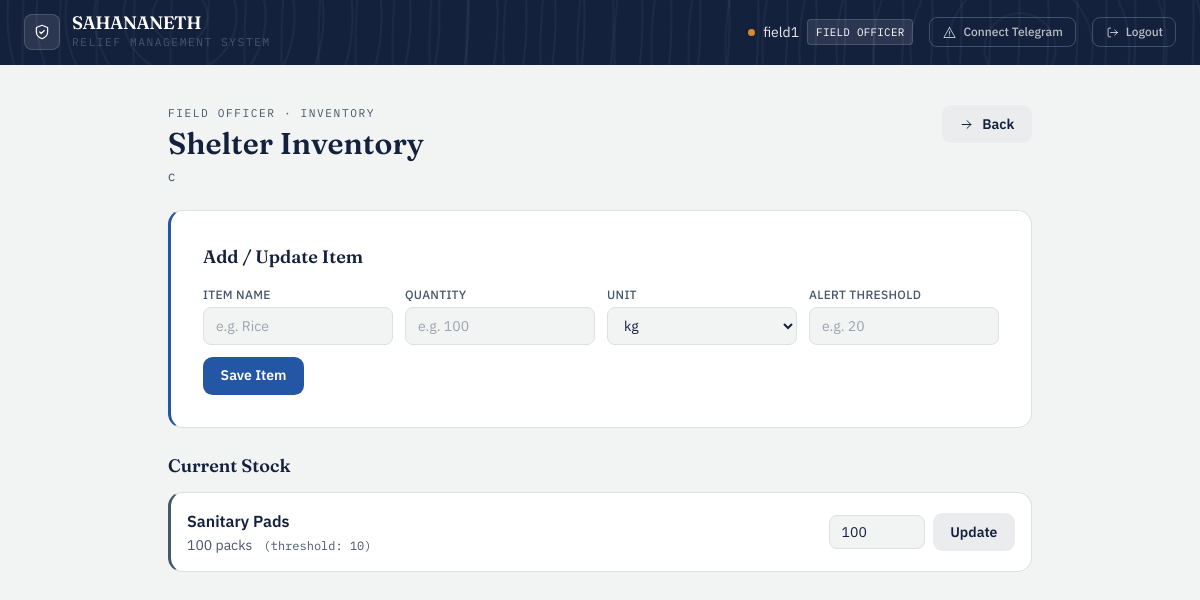
/field/shelter/1/inventory (signed in), run on the app's committed database.
### app/models/user.py (models this page shows, shortened)
class User(UserMixin, db.Model):
    __tablename__ = 'users'
    id = db.Column(db.Integer, primary_key=True)
    username = db.Column(db.String(80), unique=True, nullable=False)
    full_name = db.Column(db.String(150), nullable=True)
    password_hash = db.Column(db.String(256), nullable=False)
    role_level = db.Column(
    db.Enum('super_admin', 'gov_officer', 'field_officer',
            'warehouse_manager', 'citizen',
            name='user_role_enum'),
    nullable=False
)
    status = db.Column(
        db.Enum('pending', 'active', 'needs_verification', 'verified', 'rejected',name='user_status_enum'),
        default='pending',
        nullable=False
    )
    assigned_node_id = db.Column(db.Integer, nullable=True)
    created_at = db.Column(db.DateTime, default=datetime.utcnow)
    telegram_chat_id = db.Column(db.String(64), unique=True, nullable=True)
    telegram_linked_at = db.Column(db.DateTime, nullable=True)
    notify_opt_in = db.Column(db.Boolean, default=True, nullable=False)
    country = db.Column(db.String(100), nullable=True)
    region = db.Column(db.String(100), nullable=True)   # state / province / district
    city = db.Column(db.String(100), nullable=True)
    latitude = db.Column(db.Float, nullable=True)
    longitude = db.Column(db.Float, nullable=True)
    location_updated_at = db.Column(db.DateTime, nullable=True)
    @property
    def telegram_linked(self):
        return self.telegram_chat_id is not None

### app/models/shelter.py (models this page shows, shortened)
class Shelter(db.Model):
    __tablename__ = 'shelters'
    id = db.Column(db.Integer, primary_key=True)
    shelter_name = db.Column(db.String(150), nullable=False)
    latitude = db.Column(db.Float, nullable=True)
    longitude = db.Column(db.Float, nullable=True)
    maximum_capacity = db.Column(db.Integer, nullable=False)
    current_occupancy_count = db.Column(db.Integer, default=0)
    address = db.Column(db.String(255), nullable=True)
    country = db.Column(db.String(100), nullable=True)
    region = db.Column(db.String(100), nullable=True)   # state / province / district
    city = db.Column(db.String(100), nullable=True)
    status = db.Column(
    db.Enum('pending_approval', 'active', 'inactive',
            name='shelter_status_enum'),
    default='pending_approval',
    nullable=False
)
    created_by_id = db.Column(db.Integer, db.ForeignKey('users.id'), nullable=False)
    approved_by_id = db.Column(db.Integer, db.ForeignKey('users.id'), nullable=True)
    created_at = db.Column(db.DateTime, default=datetime.utcnow)
    created_by = db.relationship('User', foreign_keys=[created_by_id], backref='created_shelters')
    approved_by = db.relationship('User', foreign_keys=[approved_by_id], backref='approved_shelters')
    inventory_items = db.relationship('ShelterInventory', backref='shelter', cascade='all, delete-orphan')

class ShelterInventory(db.Model):
    __tablename__ = 'shelter_inventory'
    id = db.Column(db.Integer, primary_key=True)
    shelter_id = db.Column(db.Integer, db.ForeignKey('shelters.id'), nullable=False)
    item_name = db.Column(db.String(100), nullable=False)
    quantity = db.Column(db.Integer, default=0)
    threshold = db.Column(db.Integer, default=10)  # Alert when below this
    metric_unit = db.Column(db.String(30), nullable=False)
    updated_at = db.Column(db.DateTime, default=datetime.utcnow, onupdate=datetime.utcnow)
    @property
    def is_low(self):
        return self.quantity <= self.threshold

### app/routes/field_officer.py (the view)
@field_bp.route('/shelter/<int:shelter_id>/inventory')
@login_required
@role_required('field_officer')
@active_required
def shelter_inventory(shelter_id):
    shelter = Shelter.query.filter_by(
        id=shelter_id,
        created_by_id=current_user.id,
        status='active'
    ).first_or_404()
    return render_template('field_officer/inventory.html', shelter=shelter)

### app/models/user.py (called while the page is built)
@login_manager.user_loader
def load_user(user_id):
    return User.query.get(int(user_id))

### app/utils.py (called while the page is built)
def role_required(*roles):
    def decorator(f):
        @wraps(f)
        def decorated_function(*args, **kwargs):
            if not current_user.is_authenticated:
                abort(401)
            if current_user.role_level not in roles:
                abort(403)
            return f(*args, **kwargs)
        return decorated_function
    return decorator

def active_required(f):
    @wraps(f)
    def decorated_function(*args, **kwargs):
        if not current_user.is_authenticated:
            abort(401)
        if current_user.status == 'pending':
            flash('Your account is pending approval. Please wait.', 'warning')
            return redirect(url_for('auth.pending'))
        if current_user.status == 'rejected':
            flash('Your account has been rejected. Contact admin.', 'danger')
            return redirect(url_for('auth.login'))
        return f(*args, **kwargs)
    return decorated_function

### app/templates/field_officer/inventory.html (shortened to what this page needs)
{% extends "base.html" %}
{% block content %}
<div class="mx-auto mt-10 max-w-4xl px-4 pb-16">
    <div class="mb-6 flex flex-wrap items-start justify-between gap-3">
        <div>
            <div class="eyebrow">Field Officer · Inventory</div>
            <h1 class="mt-1 font-display text-3xl font-semibold text-ink">Shelter Inventory</h1>
            <p class="mt-1 text-sm text-slate">{{ shelter.shelter_name }}</p>
        </div>
        <a href="{% if current_user.role_level == 'field_officer' %}/field/dashboard{% elif current_user.role_level == 'gov_officer' %}/gov/dashboard{% elif current_user.role_level == 'warehouse_manager' %}/warehouse/dashboard{% elif current_user.role_level == 'citizen' %}/citizen/dashboard{% else %}/auth/login{% endif %}" class="btn-ghost inline-flex items-center gap-2">
            <svg class="icon" style="width:15px;height:15px"><use href="#icon-arrow-right"/></svg>
            Back
        </a>
    </div>
    <div class="ledger-card tone-civic p-6 md:p-8 mb-6">
        <h2 class="font-display text-lg font-semibold text-ink mb-4">Add / Update Item</h2>
        <form method="POST" action="/field/shelter/{{ shelter.id }}/inventory/add">
            <div class="mb-3 grid grid-cols-2 gap-3 md:grid-cols-4">
                <div>
                    <label class="mb-1 block text-xs font-medium uppercase tracking-wide text-slate">Item Name</label>
                    <input type="text" name="item_name" required
                        class="w-full rounded-lg border border-line bg-paper px-3 py-2 text-sm text-ink focus:border-civic focus:outline-none focus:ring-2 focus:ring-civic/40"
                        placeholder="e.g. Rice">
                </div>
                <div>
                    <label class="mb-1 block text-xs font-medium uppercase tracking-wide text-slate">Quantity</label>
                    <input type="number" name="quantity" required min="0"
                        class="w-full rounded-lg border border-line bg-paper px-3 py-2 text-sm text-ink focus:border-civic focus:outline-none focus:ring-2 focus:ring-civic/40"
                        placeholder="e.g. 100">
                </div>
                <div>
                    <label class="mb-1 block text-xs font-medium uppercase tracking-wide text-slate">Unit</label>
                    <select name="metric_unit"
                        class="w-full rounded-lg border border-line bg-paper px-3 py-2 text-sm text-ink focus:border-civic focus:outline-none focus:ring-2 focus:ring-civic/40">
                        <option value="kg">kg</option>
                    </select>
                </div>
                <div>
                    <label class="mb-1 block text-xs font-medium uppercase tracking-wide text-slate">Alert Threshold</label>
                    <input type="number" name="threshold" required min="1"
                        class="w-full rounded-lg border border-line bg-paper px-3 py-2 text-sm text-ink focus:border-civic focus:outline-none focus:ring-2 focus:ring-civic/40"
                        placeholder="e.g. 20">
                </div>
            </div>
            <button type="submit" class="btn-primary">
                Save Item
            </button>
        </form>
    </div>
    <h2 class="mb-3 font-display text-lg font-semibold text-ink">Current Stock</h2>
    {% if shelter.inventory_items %}
    <div class="space-y-3">
        {% for item in shelter.inventory_items %}
        <div class="ledger-card {% if item.is_low %}tone-rust{% else %}tone-slate{% endif %} p-4 flex flex-wrap items-center justify-between gap-3">
            <div>
                <p class="font-semibold text-ink">
                    {{ item.item_name }}
                </p>
                <p class="mt-0.5 text-sm text-slate">
                    {{ item.quantity }} {{ item.metric_unit }}
                    <span class="ml-2 font-mono text-xs text-slate">(threshold: {{ item.threshold }})</span>
                </p>
            </div>
            <form method="POST" action="/field/shelter/inventory/update/{{ item.id }}"
                class="flex items-center gap-2">
                <input type="number" name="quantity" value="{{ item.quantity }}" min="0"
                    class="w-24 rounded-lg border border-line bg-paper px-3 py-1.5 text-sm text-ink focus:border-civic focus:outline-none focus:ring-2 focus:ring-civic/40">
                <button type="submit" class="btn-ghost">
                    Update
                </button>
            </form>
        </div>
        {% endfor %}
    </div>
    {% else %}
    <div class="ledger-card tone-relief p-6 text-center text-slate">
        No inventory items yet. Add your first item above.
    </div>
    {% endif %}
</div>
{% endblock %}

### app/templates/base.html (shortened to what this page needs)
<!DOCTYPE html>
<html lang="en">
<head>
    <link rel="stylesheet" href="{{ url_for('static', filename='css/tailwind.css') }}">
</head>
<body class="min-h-screen text-ink">
{% if current_user.is_authenticated %}
<nav class="contour-bg text-white px-6 py-3.5 flex justify-between items-center">
    <div class="flex items-center gap-3">
        <div class="w-9 h-9 rounded-lg bg-white/10 border border-white/15 flex items-center justify-center">
            <svg class="icon text-white"><use href="#icon-shield"/></svg>
        </div>
        <div>
            <div class="font-display font-semibold text-lg leading-none tracking-tight">SAHANANETH</div>
            <div class="eyebrow text-white/50 mt-0.5">Relief Management System</div>
        </div>
    </div>
    <div class="flex gap-4 items-center text-sm">
        <div class="flex items-center gap-2">
            <span class="badge-dot bg-amber"></span>
            <span class="text-white/90">{{ current_user.username }}</span>
            <span class="font-mono text-[0.68rem] tracking-wide uppercase bg-white/10 border border-white/15 px-2 py-0.5 rounded">
                {{ current_user.role_level.replace('_', ' ').title() }}
            </span>
        </div>
        <a href="/auth/telegram/connect" class="flex items-center gap-1.5 text-white/70 hover:text-white border border-white/20 hover:border-white/40 px-3 py-1.5 rounded-lg transition">
            <svg class="icon" style="width:15px;height:15px"><use href="#icon-alert"/></svg>
            <span class="text-xs font-medium">{{ 'Telegram connected' if current_user.telegram_linked else 'Connect Telegram' }}</span>
        </a>
        <a href="/auth/logout" class="flex items-center gap-1.5 text-white/70 hover:text-white border border-white/20 hover:border-white/40 px-3 py-1.5 rounded-lg transition">
            <svg class="icon" style="width:15px;height:15px"><use href="#icon-logout"/></svg>
            <span class="text-xs font-medium">Logout</span>
        </a>
    </div>
</nav>
{% endif %}
<main class="{% block main_class %}{% endblock %}">
    {% block content %}{% endblock %}
</main>
</body>
</html>

### data on the page
User: username "field1", role_level.replace "FIELD OFFICER"
Shelter: shelter_name "c"
ShelterInventory: item_name "Sanitary Pads", quantity "100", metric_unit "packs", threshold "10"
